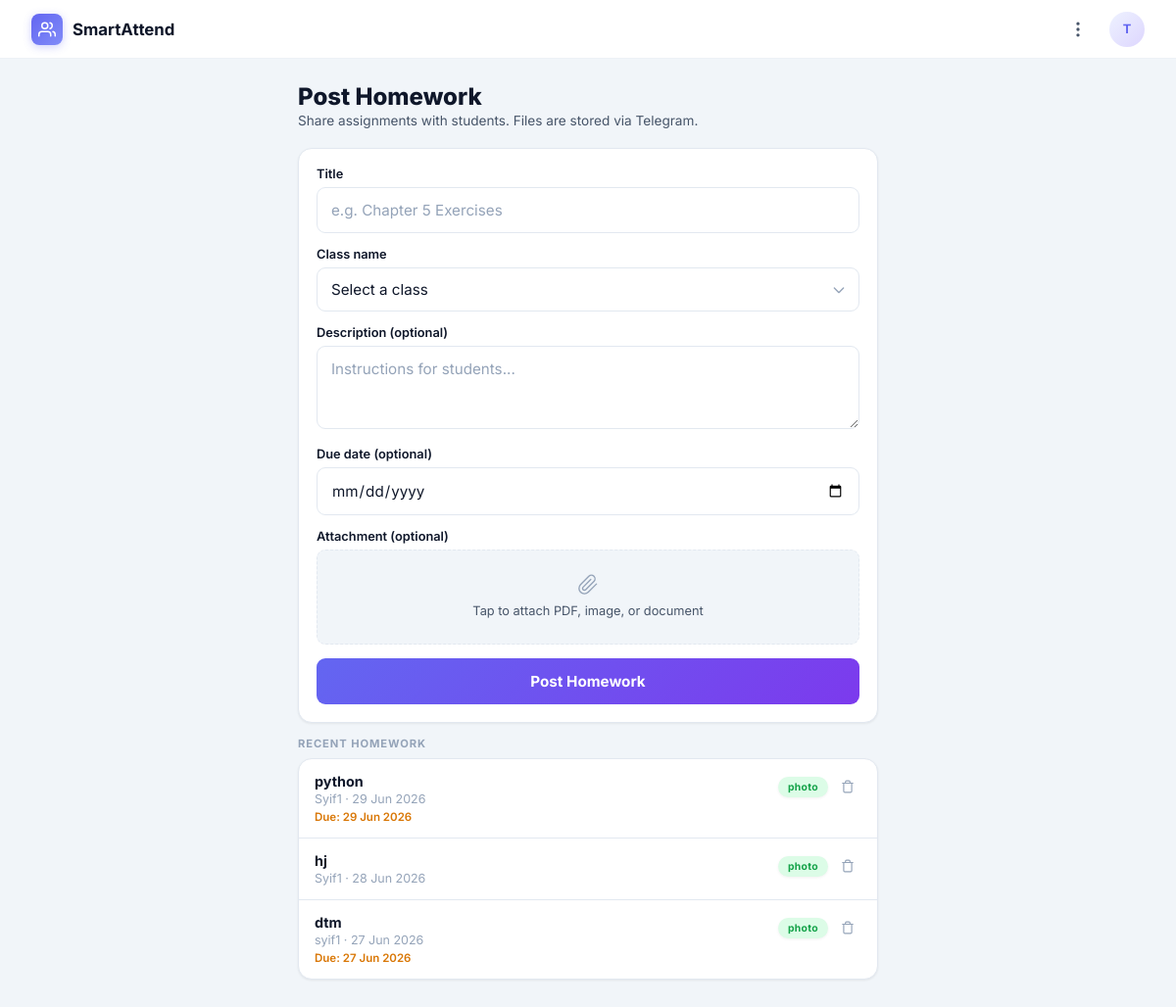
/teacher/homework (signed in), run on the app's committed database.
### app/models.py (models this page shows, shortened)
class User(UserMixin, db.Model):
    id            = db.Column(db.Integer, primary_key=True)
    name          = db.Column(db.String(100))
    email         = db.Column(db.String(100), unique=True)
    password      = db.Column(db.String(200))
    role          = db.Column(db.String(10))   # 'student' or 'teacher'
    profile_photo = db.Column(db.String(200), nullable=True)  # filename in uploads/

class Homework(db.Model):
    id              = db.Column(db.Integer, primary_key=True)
    title           = db.Column(db.String(200), nullable=False)
    description     = db.Column(db.Text, nullable=True)
    class_name      = db.Column(db.String(50), nullable=False)
    teacher_name    = db.Column(db.String(100), nullable=False)
    teacher_id      = db.Column(db.Integer, db.ForeignKey('user.id'), nullable=False)
    file_id         = db.Column(db.String(200), nullable=True)
    file_name       = db.Column(db.String(200), nullable=True)
    file_type       = db.Column(db.String(20), nullable=True)   # photo, document, etc
    telegram_msg_id = db.Column(db.Integer, nullable=True)
    summary         = db.Column(db.Text, nullable=True)
    created_at      = db.Column(db.DateTime, default=datetime.datetime.now)
    due_date        = db.Column(db.Date, nullable=True)

### app/routes/teacher.py (the view, shortened to what this page needs)
@teacher_bp.route('/homework', methods=['GET', 'POST'])
@login_required
def homework():
    recent = Homework.query.order_by(Homework.created_at.desc()).limit(20).all()
    classes = TeacherClass.query.filter_by(teacher_id=current_user.id).order_by(TeacherClass.name).all()
    return render_template('teacher/homework.html', homework_list=recent, classes=classes)

### app/models.py (called while the page is built)
@login_manager.user_loader
def load_user(user_id):
    return db.session.get(User, int(user_id))

### app/templates/teacher/homework.html (shortened to what this page needs)
{% extends "base.html" %}
{% block content %}
<div class="page">
  <div class="page-title">Post Homework</div>
  <div class="page-sub">Share assignments with students. Files are stored via Telegram.</div>
  <div class="card mb-3">
    <div class="card-body">
      <form method="POST" action="/teacher/homework" enctype="multipart/form-data">
        <div class="field">
          <label class="label">Title</label>
          <input type="text" name="title" class="input" placeholder="e.g. Chapter 5 Exercises" required>
        </div>
        <div class="field">
          <label class="label">Class name</label>
          {% if classes %}
          <select name="class_name" class="select" required>
            <option value="" disabled selected>Select a class</option>
          </select>
          {% else %}
          <input type="text" name="class_name" class="input" placeholder="No classes created yet" disabled>
          {% endif %}
        </div>
        <div class="field">
          <label class="label">Description (optional)</label>
          <textarea name="description" class="input" rows="3" placeholder="Instructions for students..." style="resize:vertical;"></textarea>
        </div>
        <div class="field">
          <label class="label">Due date (optional)</label>
          <input type="date" name="due_date" class="input">
        </div>
        <div class="field">
          <label class="label">Attachment (optional)</label>
          <label class="drop-zone" id="hw-drop" style="display:block;text-align:center;">
            <div class="dz-label">Tap to attach PDF, image, or document</div>
          </label>
        </div>
        <button type="submit" class="btn btn-primary mt-3">Post Homework</button>
      </form>
    </div>
  </div>
  {% if homework_list %}
  <div class="section-label" style="margin-bottom:8px;">Recent homework</div>
  <div class="card" style="margin-bottom:10px;">
    {% for hw in homework_list %}
    <div style="padding:14px 16px;{% if not loop.last %}border-bottom:1px solid var(--border);{% endif %}">
      <div style="display:flex;justify-content:space-between;align-items:flex-start;gap:8px;">
        <div style="flex:1;min-width:0;">
          <div style="font-weight:700;font-size:.9rem;">{{ hw.title }}</div>
          <div style="font-size:.78rem;color:var(--text-3);margin-top:2px;">{{ hw.class_name }} &middot; {{ hw.created_at.strftime('%d %b %Y') }}</div>
        </div>
        <div style="display:flex;align-items:center;gap:6px;flex-shrink:0;">
          {% if hw.file_name %}
          <span class="badge badge-present" style="font-size:.65rem;">{{ hw.file_type or 'file' }}</span>
          {% endif %}
          {% if hw.teacher_id == current_user.id %}
          <form method="POST" action="/teacher/homework/delete/{{ hw.id }}" onsubmit="return confirm('Delete this homework?');" style="margin:0;">
            <button type="submit" style="width:28px;height:28px;border-radius:8px;border:none;background:transparent;color:var(--text-3);cursor:pointer;display:flex;align-items:center;justify-content:center;transition:all .15s;" onmouseover="this.style.background='var(--danger-bg)';this.style.color='var(--danger)'" onmouseout="this.style.background='transparent';this.style.color='var(--text-3)'" title="Delete">
              <svg width="14" height="14" viewBox="0 0 24 24" fill="none" stroke="currentColor" stroke-width="2" stroke-linecap="round" stroke-linejoin="round"><polyline points="3 6 5 6 21 6"/><path d="M19 6v14a2 2 0 0 1-2 2H7a2 2 0 0 1-2-2V6m3 0V4a2 2 0 0 1 2-2h4a2 2 0 0 1 2 2v2"/></svg>
            </button>
          </form>
          {% endif %}
        </div>
      </div>
      {% if hw.due_date %}
      <div style="font-size:.72rem;color:var(--warning);margin-top:4px;font-weight:600;">Due: {{ hw.due_date.strftime('%d %b %Y') }}</div>
      {% endif %}
    </div>
    {% endfor %}
  </div>
  {% endif %}
</div>
{% endblock %}

### app/templates/base.html (shortened to what this page needs)
<!DOCTYPE html>
<html lang="en">
<head>
  <link rel="stylesheet" href="{{ url_for('static', filename='css/style.css') }}">
</head>
<body>
{% if current_user.is_authenticated %}
<header class="app-bar">
  <div class="bar-brand">
    <div class="bar-logo">
      <svg viewBox="0 0 24 24" fill="none" stroke="currentColor" stroke-width="2" stroke-linecap="round" stroke-linejoin="round">
        <path d="M17 21v-2a4 4 0 0 0-4-4H5a4 4 0 0 0-4 4v2"/>
        <circle cx="9" cy="7" r="4"/>
        <path d="M23 21v-2a4 4 0 0 0-3-3.87"/>
        <path d="M16 3.13a4 4 0 0 1 0 7.75"/>
      </svg>
    </div>
    SmartAttend
  </div>
  <div class="bar-right">
    <div class="menu-wrapper">
      <button class="bar-menu-btn" onclick="toggleMenu()" title="Menu">
        <svg width="20" height="20" viewBox="0 0 24 24" fill="none" stroke="currentColor" stroke-width="2" stroke-linecap="round" stroke-linejoin="round"><circle cx="12" cy="5" r="1"/><circle cx="12" cy="12" r="1"/><circle cx="12" cy="19" r="1"/></svg>
      </button>
    </div>
    <a href="/auth/profile" class="bar-avatar-link" title="Profile">
      <div class="bar-avatar">
        {% if current_user.profile_photo %}
        <img src="/static/uploads/{{ current_user.profile_photo }}" alt="" style="width:100%;height:100%;object-fit:cover;border-radius:50%;">
        {% else %}
        {{ current_user.name[0]|upper }}
        {% endif %}
      </div>
    </a>
  </div>
</header>
{% endif %}
{% block content %}{% endblock %}
</body>
</html>

### data on the page
User: name "T"
Homework: title "python", class_name "Syif1", created_at "29 Jun 2026", file_type "photo", due_date "29 Jun 2026"
Homework: title "hj", class_name "Syif1", created_at "28 Jun 2026", file_type "photo"
Homework: title "dtm", class_name "syif1", created_at "27 Jun 2026", file_type "photo", due_date "27 Jun 2026"
